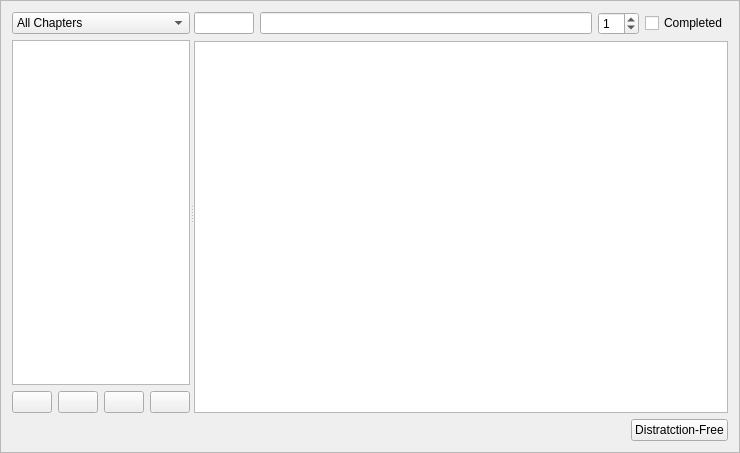
<?xml version="1.0" encoding="UTF-8"?>
<ui version="4.0">
 <class>ChaptersFrame</class>
 <widget class="QFrame" name="ChaptersFrame">
  <property name="geometry">
   <rect>
    <x>0</x>
    <y>0</y>
    <width>740</width>
    <height>453</height>
   </rect>
  </property>
  <property name="windowTitle">
   <string>Frame</string>
  </property>
  <property name="frameShape">
   <enum>QFrame::StyledPanel</enum>
  </property>
  <property name="frameShadow">
   <enum>QFrame::Raised</enum>
  </property>
  <layout class="QVBoxLayout" name="verticalLayout">
   <item>
    <layout class="QVBoxLayout" name="verticalLayout_10">
     <item>
      <widget class="QSplitter" name="splitter_5">
       <property name="orientation">
        <enum>Qt::Horizontal</enum>
       </property>
       <property name="childrenCollapsible">
        <bool>false</bool>
       </property>
       <widget class="QWidget" name="layoutWidget_4">
        <layout class="QVBoxLayout" name="chapterListLayout">
         <property name="sizeConstraint">
          <enum>QLayout::SetMaximumSize</enum>
         </property>
         <item>
          <widget class="QComboBox" name="chapterFilter">
           <property name="sizePolicy">
            <sizepolicy hsizetype="Preferred" vsizetype="Fixed">
             <horstretch>0</horstretch>
             <verstretch>0</verstretch>
            </sizepolicy>
           </property>
           <item>
            <property name="text">
             <string>All Chapters</string>
            </property>
           </item>
           <item>
            <property name="text">
             <string>Archived Chapters</string>
            </property>
           </item>
          </widget>
         </item>
         <item>
          <widget class="QTableView" name="chapterTable">
           <property name="sizePolicy">
            <sizepolicy hsizetype="Maximum" vsizetype="Expanding">
             <horstretch>0</horstretch>
             <verstretch>0</verstretch>
            </sizepolicy>
           </property>
           <property name="showGrid">
            <bool>false</bool>
           </property>
           <attribute name="horizontalHeaderVisible">
            <bool>false</bool>
           </attribute>
           <attribute name="verticalHeaderVisible">
            <bool>false</bool>
           </attribute>
          </widget>
         </item>
         <item>
          <layout class="QHBoxLayout" name="horizontalLayout_12">
           <property name="sizeConstraint">
            <enum>QLayout::SetMaximumSize</enum>
           </property>
           <item>
            <widget class="QPushButton" name="addChapter">
             <property name="sizePolicy">
              <sizepolicy hsizetype="Maximum" vsizetype="Fixed">
               <horstretch>0</horstretch>
               <verstretch>0</verstretch>
              </sizepolicy>
             </property>
             <property name="text">
              <string/>
             </property>
             <property name="icon">
              <iconset resource="../res/plotline.qrc">
               <normaloff>:/images/images/list-add.png</normaloff>:/images/images/list-add.png</iconset>
             </property>
            </widget>
           </item>
           <item>
            <widget class="QPushButton" name="archiveChapter">
             <property name="sizePolicy">
              <sizepolicy hsizetype="Maximum" vsizetype="Fixed">
               <horstretch>0</horstretch>
               <verstretch>0</verstretch>
              </sizepolicy>
             </property>
             <property name="text">
              <string/>
             </property>
             <property name="icon">
              <iconset resource="../res/plotline.qrc">
               <normaloff>:/images/images/utilities-file-archiver.png</normaloff>:/images/images/utilities-file-archiver.png</iconset>
             </property>
            </widget>
           </item>
           <item>
            <widget class="QPushButton" name="deleteChapter">
             <property name="sizePolicy">
              <sizepolicy hsizetype="Maximum" vsizetype="Fixed">
               <horstretch>0</horstretch>
               <verstretch>0</verstretch>
              </sizepolicy>
             </property>
             <property name="text">
              <string/>
             </property>
             <property name="icon">
              <iconset resource="../res/plotline.qrc">
               <normaloff>:/images/images/list-remove.png</normaloff>:/images/images/list-remove.png</iconset>
             </property>
            </widget>
           </item>
           <item>
            <widget class="QPushButton" name="assignScenes">
             <property name="sizePolicy">
              <sizepolicy hsizetype="Maximum" vsizetype="Fixed">
               <horstretch>0</horstretch>
               <verstretch>0</verstretch>
              </sizepolicy>
             </property>
             <property name="text">
              <string/>
             </property>
            </widget>
           </item>
          </layout>
         </item>
        </layout>
       </widget>
       <widget class="QWidget" name="layoutWidget_5">
        <layout class="QGridLayout" name="chapterLayout">
         <item row="0" column="0">
          <widget class="QLineEdit" name="chapterNumber">
           <property name="enabled">
            <bool>true</bool>
           </property>
           <property name="sizePolicy">
            <sizepolicy hsizetype="Minimum" vsizetype="Fixed">
             <horstretch>0</horstretch>
             <verstretch>0</verstretch>
            </sizepolicy>
           </property>
           <property name="minimumSize">
            <size>
             <width>25</width>
             <height>0</height>
            </size>
           </property>
           <property name="maximumSize">
            <size>
             <width>60</width>
             <height>16777215</height>
            </size>
           </property>
           <property name="maxLength">
            <number>3</number>
           </property>
           <property name="frame">
            <bool>true</bool>
           </property>
           <property name="readOnly">
            <bool>false</bool>
           </property>
          </widget>
         </item>
         <item row="0" column="1">
          <widget class="QLineEdit" name="chapterTitle"/>
         </item>
         <item row="0" column="2">
          <widget class="QSpinBox" name="chapterRevision">
           <property name="value">
            <number>1</number>
           </property>
          </widget>
         </item>
         <item row="0" column="3">
          <widget class="QCheckBox" name="chapterComplete">
           <property name="text">
            <string>Completed</string>
           </property>
          </widget>
         </item>
         <item row="1" column="0" colspan="4">
          <widget class="QTextEdit" name="chapterContent"/>
         </item>
        </layout>
       </widget>
      </widget>
     </item>
     <item alignment="Qt::AlignRight">
      <widget class="QPushButton" name="chapterDistractionFree">
       <property name="sizePolicy">
        <sizepolicy hsizetype="Fixed" vsizetype="Fixed">
         <horstretch>0</horstretch>
         <verstretch>0</verstretch>
        </sizepolicy>
       </property>
       <property name="layoutDirection">
        <enum>Qt::LeftToRight</enum>
       </property>
       <property name="text">
        <string>Distratction-Free</string>
       </property>
      </widget>
     </item>
    </layout>
   </item>
  </layout>
 </widget>
 <resources>
  <include location="../res/plotline.qrc"/>
 </resources>
 <connections>
  <connection>
   <sender>chapterComplete</sender>
   <signal>toggled(bool)</signal>
   <receiver>chapterContent</receiver>
   <slot>setDisabled(bool)</slot>
   <hints>
    <hint type="sourcelabel">
     <x>693</x>
     <y>31</y>
    </hint>
    <hint type="destinationlabel">
     <x>687</x>
     <y>137</y>
    </hint>
   </hints>
  </connection>
 </connections>
</ui>
